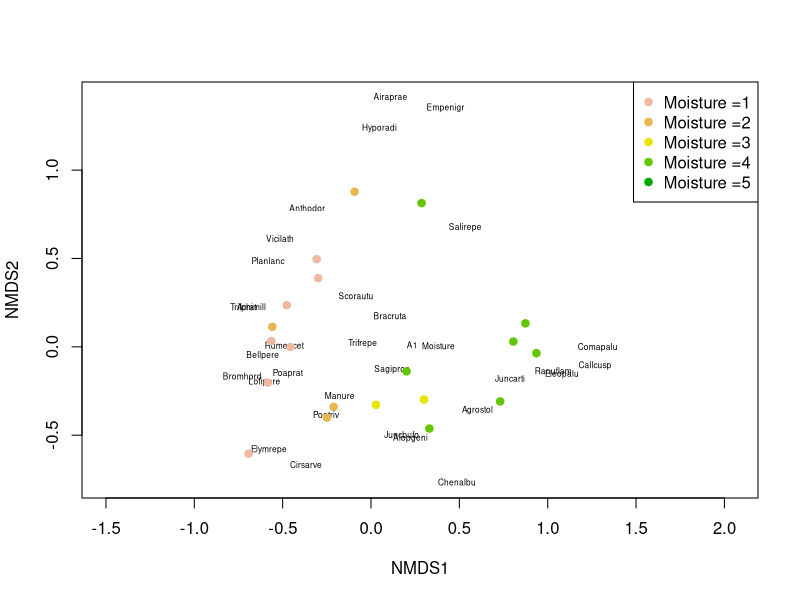

Write R code to recreate this figure.
## ---- chunk 1
knitr::opts_chunk$set(echo = TRUE)
## ---- chunk 2
library(vegan)
data(dune)
data(dune.env)

dune
dune.env
dune_env_2 <- dune.env[,c(1,2,5)]
dune_env_2$A1 <- as.numeric(dune_env_2$A1)
dune_env_2$Moisture <- as.numeric(dune_env_2$Moisture)
dune_env_2$Manure <- as.numeric(dune_env_2$Manure)
#combine dataframes into one matrix (and only retaining columns with numbers)
dune_all <- cbind(dune, dune_env_2)
dune_all

dune_mds <- metaMDS(dune_all)
plot(dune_mds, type='n')
text(dune_mds, 'sp', cex=.5)
# generate vector of colors 
color_vect = rev(terrain.colors(6))[-1]
points(dune_mds, 'sites', pch=19, 
      col=color_vect[dune.env$Moisture])
legend('topright', paste("Moisture =", 1:5, sep=''), 
      col=color_vect, pch=19)
